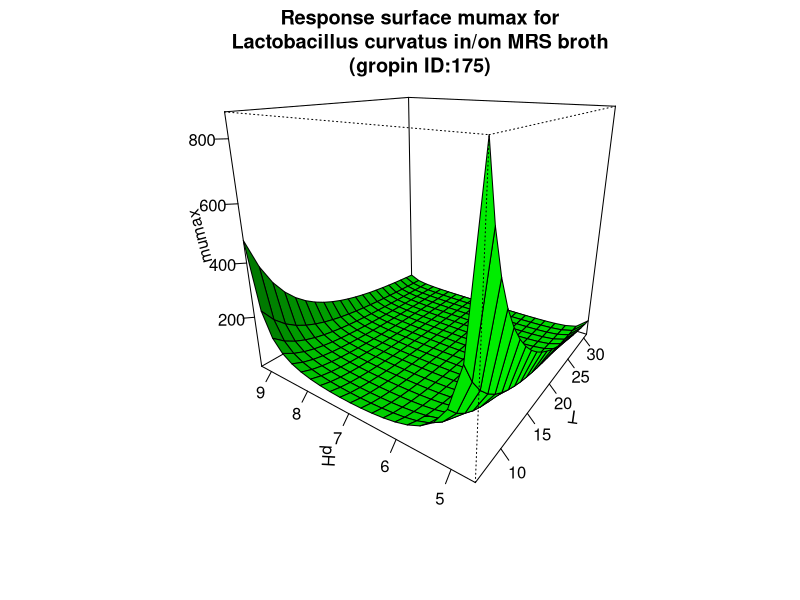

The R script that drew this image:
#############################
# start of Parameter script
#############################
T <- seq(6.006,30.969030969031,length.out=21)
pH <- seq(4.6046,9.29070929070929,length.out=21)
#############################
# end of Parameter script
#############################
############################# 
# start of Model script Gropin ID 175 
#############################
 
# constant coefficients for this model
 
variables <- data.frame(T,pH)
argumentsPar <- expand.grid(variables)
 
# heart of the model
response_surface <- function(T,pH) {
   mumax <-1/(0.00000418*((pH-4.26)^2)*((pH-9.77)^2)*((T+3.27)^2))

return(mumax=mumax)
} 

# output parameters
responseSurface <- cbind(argumentsPar,response_surface(argumentsPar['T'],argumentsPar['pH']))
colnames(responseSurface) <- c(colnames(argumentsPar),'mumax')
#############################
# End of Model script
#############################
############################# 
# start of Visualisation script Gropin ID 175 
#############################
persp(T,pH,matrix(unlist(responseSurface$'mumax'),nrow=21),col = 'green',xlab='T',ylab='pH',zlab='mumax',main='Response surface mumax for
Lactobacillus curvatus in/on MRS broth
(gropin ID:175)',theta=305,phi=20,shade=0.25,ticktype = 'detailed')
#############################
# End of Visualisation script
#############################
